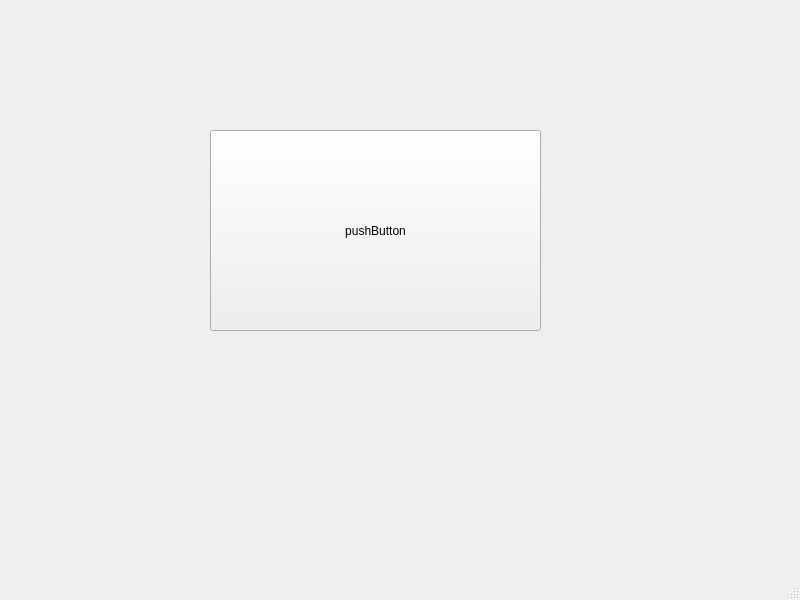
<?xml version="1.0" encoding="UTF-8"?>
<ui version="4.0">
 <class>MainWindow</class>
 <widget class="QMainWindow" name="MainWindow">
  <property name="geometry">
   <rect>
    <x>0</x>
    <y>0</y>
    <width>800</width>
    <height>600</height>
   </rect>
  </property>
  <property name="windowTitle">
   <string>MainWindow</string>
  </property>
  <widget class="QWidget" name="centralwidget">
   <widget class="QPushButton" name="pushButton">
    <property name="geometry">
     <rect>
      <x>210</x>
      <y>130</y>
      <width>331</width>
      <height>201</height>
     </rect>
    </property>
    <property name="text">
     <string>pushButton</string>
    </property>
   </widget>
  </widget>
  <widget class="QMenuBar" name="menubar">
   <property name="geometry">
    <rect>
     <x>0</x>
     <y>0</y>
     <width>800</width>
     <height>26</height>
    </rect>
   </property>
  </widget>
  <widget class="QStatusBar" name="statusbar"/>
 </widget>
 <resources/>
 <connections/>
</ui>
